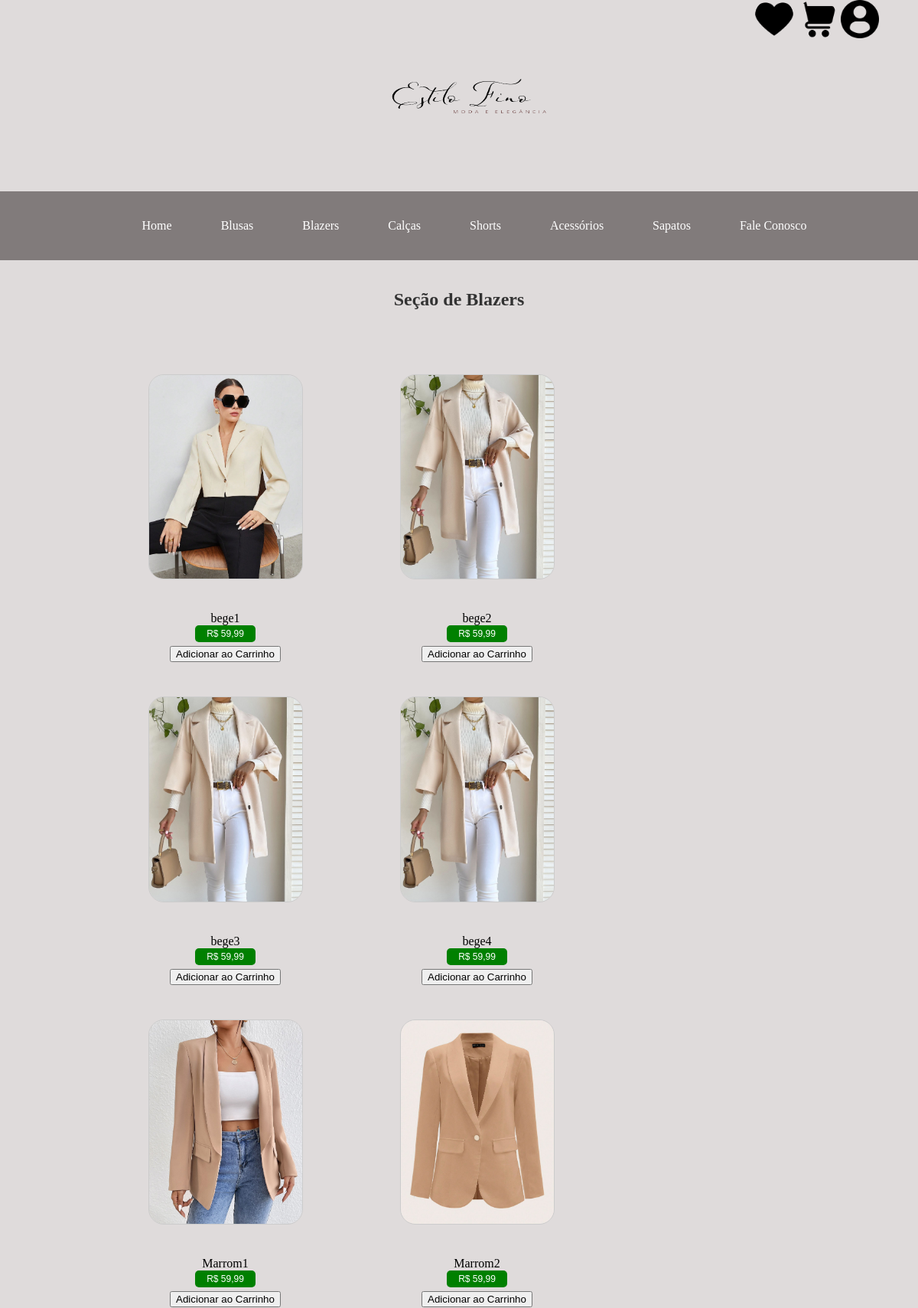
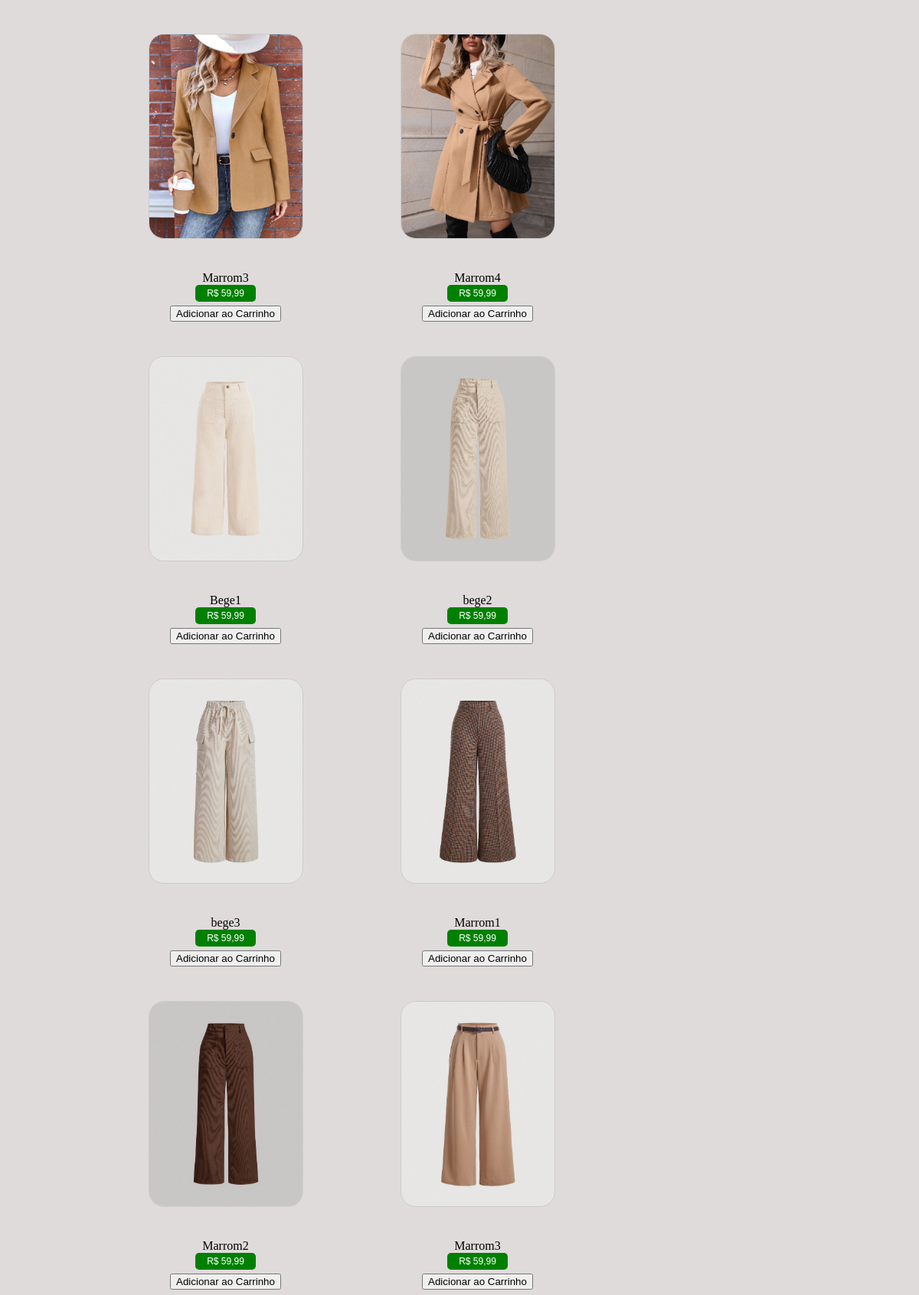
/?pg=blazers (upper part), run on the app's committed database (2 pictures, top to bottom).
### tables this page shows
CREATE TABLE `blazers` (
  `foto` varchar(40) DEFAULT NULL,
  `nome` varchar(255) DEFAULT NULL,
  `preco` varchar(40) DEFAULT NULL
);

### ProjetoFinal/blazers.php (the view, shortened to what this page needs)
<div>
	<div class="main">
        <div>
        	<h1>Seção de Blazers</h1>
            <div class="texto-cima-ropa">
            <br> <br>
        </div>
        <div style='display:flex;'>
        <div class='item-container' style=' display: flex; flex-wrap: wrap; width:70%'>
            <?php
                include_once ("config.inc.php");
                $sql = "SELECT foto, nome, preco FROM Blazers";
                $blusas = mysqli_query($conn, $sql);
                while($row = mysqli_fetch_array($blusas, MYSQLI_NUM)){
                    echo "<div style='flex: 1 0 21%;width:300px;padding:20px'> <figure><img src='./upload/{$row[0]}' alt='$row[1]' width='200'>".
                    "<br><br>".
                    "<figcaption>".
                    "    <form action='filtros/criar.php' method='post'>".
                    "        <p6>{$row[1]}</p6> <br>".
                    "        <button class='btn efeito' style='background-color: green; color: white;'>R$ {$row[2]}</button>".
                    "        <input type='hidden' name='id_produto' value=''>".
                    "        <input type='hidden' name='valor' value=''>".
                    "        <button type='button' class='button' name='addcarrinho' onclick='adicionarItem('{$row[1]}', {$row[2]}, './upload/{$row[0]}')'>Adicionar ao Carrinho</button>".
                    "   </form>".
                    "<figcaption>".
                    "</figure></div>";
                }
            ?>
        </div>
    </div>
</div>

### css/css.css (style rules this page uses)
body { background-color: #dfdbdb; margin: 0; padding: 0; }
.main { background-color: #dfdbdb; margin-left: 10%; margin-right: 10%; padding: 10px; min-height: 650px; }
h1 { font-size: 26px; color: #333; text-align: center; display: flex; justify-content: center; align-items: center; height: 50px; }
figure { margin: 10px; text-align: center; }
img { width: 200px; border: 1px solid #ccc; border-radius: 20px; }
figcaption { margin-top: 5px; font-size: 16px; }
figcaption { text-align: center; }
figure { text-align: center; margin: 0 20px; }
.btn { padding: 4px 15px; font-size: 12px; text-align: center; cursor: pointer; outline: none; color: #fff; background-color: #999090; border: none; border-radius: 5px; }
.btn { display: block; margin: 0 auto; margin-bottom: 5px; }
.efeito { border-color: #6b6b6b; color: #fff; background-image: -webkit-linear-gradient(45deg, #000000d0 50%, transparent 50%); background-image: linear-gradient(45deg, rgb(128, 128, 128) 50%, transparent 50%); background-position: 100%; background-size: 400%; -webkit-transition: background 300ms ease-in-out; transition: background 300ms ease-in-out; }
.texto-cima-ropa { font-size: 20px; color: #333; text-align: center; display: flex; justify-content: center; align-items: center; height: 20px; margin-left: 1%; margin-right: 1%; padding: 2px; min-height: 1px; margin-bottom: 3px; }

### css/form.css (style rules this page uses)
form { margin-top: 20px; }

### css/quem-sou.css (style rules this page uses)
.container-quem-sou, h1 { font-size: 24px; color: #333; margin-bottom: 26px; }

### data on the page
blazers: foto (picture), nome "bege1", preco "59,99"
blazers: foto (picture), nome "bege2", preco "59,99"
blazers: foto (picture), nome "bege3", preco "59,99"
blazers: foto (picture), nome "bege4", preco "59,99"
blazers: foto (picture), nome "Marrom1", preco "59,99"
blazers: foto (picture), nome "Marrom2", preco "59,99"
blazers: foto (picture), nome "Marrom3", preco "59,99"
blazers: foto (picture), nome "Marrom4", preco "59,99"
blazers: foto (picture), nome "Bege1", preco "59,99"
blazers: foto (picture), nome "bege2", preco "59,99"
blazers: foto (picture), nome "bege3", preco "59,99"
blazers: foto (picture), nome "Marrom1", preco "59,99"
blazers: foto (picture), nome "Marrom2", preco "59,99"
blazers: foto (picture), nome "Marrom3", preco "59,99"
